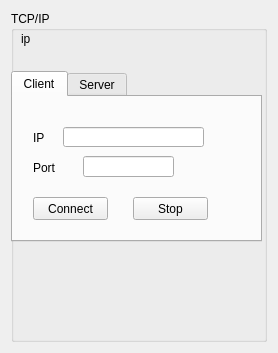
<?xml version="1.0" encoding="UTF-8"?>
<ui version="4.0">
 <class>TCPIP</class>
 <widget class="QWidget" name="TCPIP">
  <property name="geometry">
   <rect>
    <x>0</x>
    <y>0</y>
    <width>278</width>
    <height>353</height>
   </rect>
  </property>
  <property name="windowTitle">
   <string>Form</string>
  </property>
  <layout class="QVBoxLayout" name="verticalLayout">
   <item>
    <widget class="QGroupBox" name="tcpipBox">
     <property name="title">
      <string>TCP/IP</string>
     </property>
     <widget class="QLabel" name="localIpLabel">
      <property name="geometry">
       <rect>
        <x>50</x>
        <y>20</y>
        <width>201</width>
        <height>16</height>
       </rect>
      </property>
      <property name="text">
       <string/>
      </property>
     </widget>
     <widget class="QLabel" name="label">
      <property name="geometry">
       <rect>
        <x>10</x>
        <y>20</y>
        <width>21</width>
        <height>16</height>
       </rect>
      </property>
      <property name="text">
       <string>ip</string>
      </property>
     </widget>
     <widget class="QTabWidget" name="tabWidget">
      <property name="geometry">
       <rect>
        <x>0</x>
        <y>60</y>
        <width>251</width>
        <height>171</height>
       </rect>
      </property>
      <property name="tabPosition">
       <enum>QTabWidget::North</enum>
      </property>
      <property name="currentIndex">
       <number>0</number>
      </property>
      <widget class="QWidget" name="tabClient">
       <attribute name="title">
        <string>Client</string>
       </attribute>
       <widget class="QLabel" name="clientIpLabel">
        <property name="geometry">
         <rect>
          <x>20</x>
          <y>30</y>
          <width>21</width>
          <height>21</height>
         </rect>
        </property>
        <property name="text">
         <string>IP</string>
        </property>
       </widget>
       <widget class="QLineEdit" name="ipLineEdit">
        <property name="geometry">
         <rect>
          <x>50</x>
          <y>30</y>
          <width>141</width>
          <height>20</height>
         </rect>
        </property>
       </widget>
       <widget class="QLineEdit" name="clientPortLineEdit">
        <property name="geometry">
         <rect>
          <x>70</x>
          <y>59</y>
          <width>91</width>
          <height>21</height>
         </rect>
        </property>
       </widget>
       <widget class="QLabel" name="clientPortLabel">
        <property name="geometry">
         <rect>
          <x>20</x>
          <y>60</y>
          <width>50</width>
          <height>21</height>
         </rect>
        </property>
        <property name="text">
         <string>Port</string>
        </property>
       </widget>
       <widget class="QPushButton" name="connectButton">
        <property name="geometry">
         <rect>
          <x>20</x>
          <y>100</y>
          <width>75</width>
          <height>23</height>
         </rect>
        </property>
        <property name="text">
         <string>Connect</string>
        </property>
       </widget>
       <widget class="QPushButton" name="clientStopButton">
        <property name="geometry">
         <rect>
          <x>120</x>
          <y>100</y>
          <width>75</width>
          <height>23</height>
         </rect>
        </property>
        <property name="text">
         <string>Stop</string>
        </property>
       </widget>
      </widget>
      <widget class="QWidget" name="tabServer">
       <attribute name="title">
        <string>Server</string>
       </attribute>
       <widget class="QLabel" name="serverPortLabel">
        <property name="geometry">
         <rect>
          <x>40</x>
          <y>40</y>
          <width>50</width>
          <height>21</height>
         </rect>
        </property>
        <property name="text">
         <string>Port</string>
        </property>
       </widget>
       <widget class="QLineEdit" name="serverPortLineEdit">
        <property name="geometry">
         <rect>
          <x>70</x>
          <y>40</y>
          <width>91</width>
          <height>21</height>
         </rect>
        </property>
       </widget>
       <widget class="QPushButton" name="createButton">
        <property name="geometry">
         <rect>
          <x>20</x>
          <y>100</y>
          <width>75</width>
          <height>23</height>
         </rect>
        </property>
        <property name="text">
         <string>Create</string>
        </property>
       </widget>
       <widget class="QPushButton" name="serverStopButton">
        <property name="geometry">
         <rect>
          <x>120</x>
          <y>100</y>
          <width>75</width>
          <height>23</height>
         </rect>
        </property>
        <property name="text">
         <string>Stop</string>
        </property>
       </widget>
      </widget>
     </widget>
    </widget>
   </item>
  </layout>
 </widget>
 <resources/>
 <connections/>
</ui>
